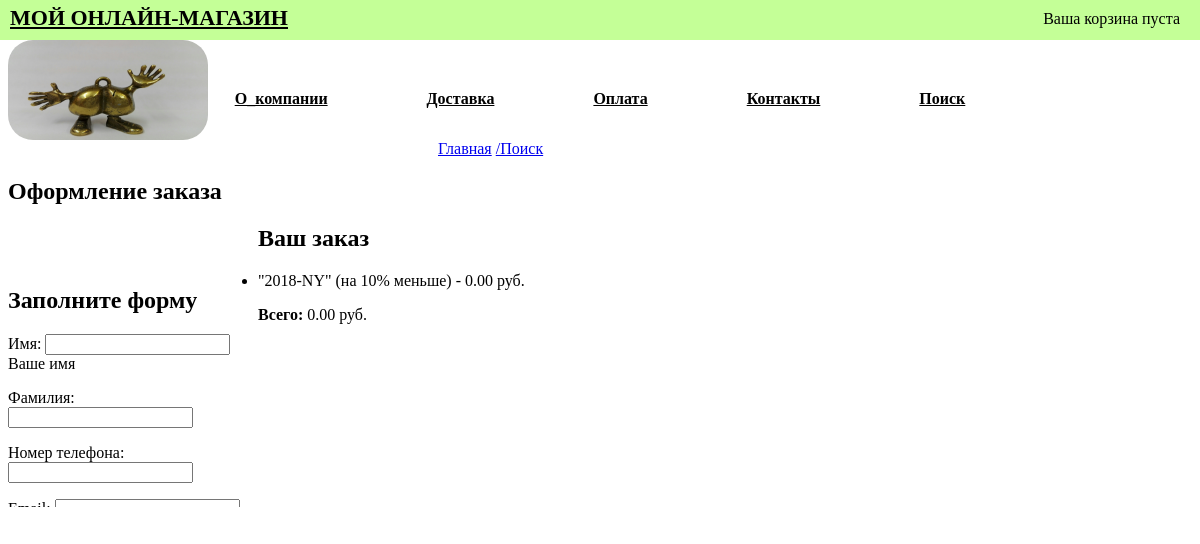
/order/create/ (signed in), run on the app's committed database.
### cupons/models.py (models this page shows, shortened)
class Cupon(models.Model):
    class Meta():
        verbose_name_plural = "Купоны"
        verbose_name = "Купон"
    code = models.CharField(max_length=50, unique=True, verbose_name="Код")
    valid_from = models.DateTimeField()
    valid_to = models.DateTimeField()
    discount = models.IntegerField(validators=[MinValueValidator(0), MaxValueValidator(100)])
    active = models.BooleanField()

### orders/views.py (the view, shortened to what this page needs)
def order_create(request):
    cart = Cart(request)
    form = OrderCreateForm()
    return render(request, 'orders/order/create.html', {'cart': cart,
                                                        'form': form})

### orders/forms.py
class OrderCreateForm(forms.ModelForm):
    class Meta:
        model = Order
        fields = ['first_name', 'last_name', 'mobile_number', 'email', 'city',
                  'address', 'postal_code']

### cart/cart.py (called while the page is built)
    @property
    def cupon(self):
        if self.cupon_id:
            return Cupon.objects.get(id=self.cupon_id)
        return None

    def get_discount(self):
        if self.cupon:
            return (self.cupon.discount / Decimal('100')) * self.get_total_price()
        return Decimal('0')

    def get_total_price_after_discount(self):
        return self.get_total_price() - self.get_discount()

    def __len__(self):
        return sum(item['quantity'] for item in self.cart.values())

    def get_total_price(self):
        return sum(Decimal(item['price']) * item['quantity'] for item in self.cart.values())

### cart/context_processors.py (called while the page is built)
def cart(request):
    return {'cart': Cart(request)}

### orders/templates/orders/order/create.html (shortened to what this page needs)
{% extends "catalog/base.html" %}
{% block content %}
  <h1>Оформление заказа</h1>
  <div class="col-sm-4">
    <h2>Заполните форму</h2>
    <form class="order-form" action="." method="post">
      {{ form.as_p }}
    </form>
  </div>
  <div class="order-info col-sm-8">
    <h2>Ваш заказ</h2>
    <ul>
      {% if cart.cupon %}
        <li>
          "{{ cart.cupon.code }}" (на {{ cart.cupon.discount }}% меньше)
          <span> - {{ cart.get_discount|floatformat:"2"}} руб.</span>
        </li>
      {% endif %}
    </ul>
    <p><strong>Всего:</strong> {{ cart.get_total_price_after_discount|floatformat:"2"}} руб.</p>
  </div>
{% endblock %}

### catalog/static/css/style.css (style rules this page uses)
.col-sm-4 { padding-top: 42px; display: block; overflow: hidden; width: 250px; height: 240px; float: left; }

### data on the page
Cupon: cupon.code "2018-NY", cupon.discount "10", get_discount "0.00", get_total_price_after_discount "0.00"
